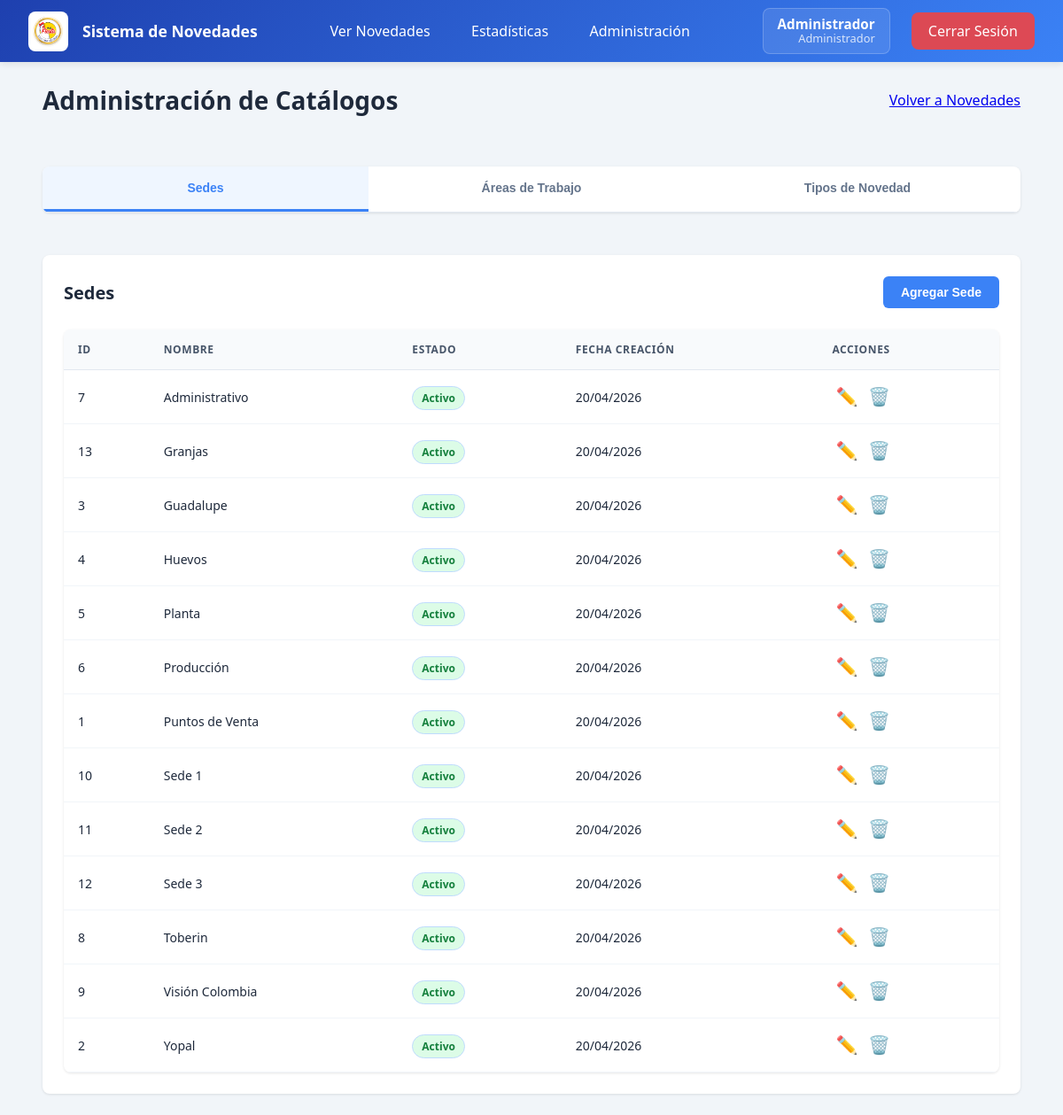
Page /admin (signed in) on the committed database.
### tables this page shows
CREATE TABLE IF NOT EXISTS sedes (
    id INT AUTO_INCREMENT PRIMARY KEY,
    nombre VARCHAR(100) NOT NULL UNIQUE,
    activo TINYINT(1) DEFAULT 1,
    created_at TIMESTAMP DEFAULT CURRENT_TIMESTAMP
);

### app/Controllers/AdminController.php (called while the page is built, shortened)
<?php
class AdminController extends Controller {
    public function index() {
        $sedeModel = new Sede();
        $areaModel = new AreaTrabajo();
        $tipoNovedadModel = new TipoNovedad();
        $data = [
            'title' => 'Administración',
            'user' => $this->getUser(),
            'sedes' => $sedeModel->getAll(false),
            'areas' => $areaModel->getAll(false),
            'tipos_novedad' => $tipoNovedadModel->getAll(false)
        ];
        $this->view('admin/index', $data);
    }
}

### app/Helpers/url_helper.php (called while the page is built, shortened)
<?php
function base_url($path = '') {
    $base = rtrim(dirname($_SERVER['SCRIPT_NAME']), '/');
    return $base . '/' . ltrim($path, '/');
}
function asset_url($path = '') {
    return base_url('assets/' . ltrim($path, '/'));
}

### app/Models/Sede.php (called while the page is built, shortened)
<?php
class Sede {
    private $db;
    public function __construct() {
        $this->db = Database::getInstance()->getConnection();
    }
    public function getAll($soloActivos = true) {
        $sql = "SELECT * FROM sedes";
        $sql .= " ORDER BY nombre ASC";
        $stmt = $this->db->query($sql);
        return $stmt->fetchAll();
    }
}

### app/Core/Database.php (called while the page is built, shortened)
<?php
class Database {
    private static $instance = null;
    private $connection;
    private function __construct() {
        $config = require CONFIG_PATH . '/config.php';
        $db = $config['database'];
        try {
            $dsn = "mysql:host={$db['host']};dbname={$db['database']};charset={$db['charset']}";
            $this->connection = new PDO($dsn, $db['username'], $db['password'], [
                PDO::ATTR_ERRMODE => PDO::ERRMODE_EXCEPTION,
                PDO::ATTR_DEFAULT_FETCH_MODE => PDO::FETCH_ASSOC,
                PDO::ATTR_EMULATE_PREPARES => false
            ]);
        } catch (PDOException $e) {
            die("Error de conexión a la base de datos: " . $e->getMessage());
        }
    }
    public static function getInstance() {
        if (self::$instance === null) {
            self::$instance = new self();
        }
        return self::$instance;
    }
    public function getConnection() {
        return $this->connection;
    }
}

### app/Views/admin/index.php (the view, shortened to what this page needs)
<?php $css_files = []; require_once APP_PATH . '/Views/layouts/header.php'; ?>
<body class="simple-layout">
<?php require_once APP_PATH . '/Views/layouts/navbar.php'; ?>
<main class="app-main">
    <div class="page-header">
        <h1>Administración de Catálogos</h1>
        <a href="<?php echo base_url('novedades'); ?>" class="btn-secondary">Volver a Novedades</a>
    </div>
    <div class="tabs-container">
        <div class="tabs">
            <button class="tab-btn active" onclick="showTab('sedes')">Sedes</button>
            <button class="tab-btn" onclick="showTab('areas')">Áreas de Trabajo</button>
            <button class="tab-btn" onclick="showTab('tipos')">Tipos de Novedad</button>
        </div>
    </div>
    <div id="tab-sedes" class="tab-content active">
        <div class="admin-section">
            <div class="section-header">
                <h2>Sedes</h2>
                <button class="btn-primary" onclick="showModal('modal-crear-sede')">Agregar Sede</button>
            </div>
            <div class="table-container">
                <table class="data-table">
                    <thead>
                        <tr>
                            <th>ID</th>
                            <th>Nombre</th>
                            <th>Estado</th>
                            <th>Fecha Creación</th>
                            <th>Acciones</th>
                        </tr>
                    </thead>
                    <tbody>
                        <?php foreach ($sedes as $sede): ?>
                        <tr>
                            <td><?php echo $sede['id']; ?></td>
                            <td><?php echo htmlspecialchars($sede['nombre']); ?></td>
                            <td>
                                <?php if ($sede['activo']): ?>
                                    <span class="badge badge-success">Activo</span>
                                <?php else: ?>
                                    <span class="badge badge-error">Inactivo</span>
                                <?php endif; ?>
                            </td>
                            <td><?php echo date('d/m/Y', strtotime($sede['created_at'])); ?></td>
                            <td>
                                <button class="btn-icon" onclick="editarSede(<?php echo htmlspecialchars(json_encode($sede)); ?>)" title="Editar">✏️</button>
                                <button class="btn-icon" onclick="eliminarSede(<?php echo $sede['id']; ?>)" title="Eliminar">🗑️</button>
                            </td>
                        </tr>
                        <?php endforeach; ?>
                    </tbody>
                </table>
            </div>
        </div>
    </div>
</main>
<?php require_once APP_PATH . '/Views/layouts/footer.php'; ?>

### public/index.php (shortened to what this page needs)
<?php
spl_autoload_register(function ($class) {
    $file = APP_PATH . '/' . str_replace('\\', '/', $class) . '.php';
});
require_once APP_PATH . '/Helpers/url_helper.php';
$request_uri = $_SERVER['REQUEST_URI'];
$base_path = str_replace('/index.php', '', $_SERVER['SCRIPT_NAME']);
$path = str_replace($base_path, '', parse_url($request_uri, PHP_URL_PATH));
$path = trim($path, '/');
$routes = [
    '' => ['controller' => 'Controllers\AuthController', 'method' => 'login'],
    'login' => ['controller' => 'Controllers\AuthController', 'method' => 'login'],
    'logout' => ['controller' => 'Controllers\AuthController', 'method' => 'logout'],
    'novedades/crear' => ['controller' => 'Controllers\NovedadController', 'method' => 'crear'],
    'novedades/guardar' => ['controller' => 'Controllers\NovedadController', 'method' => 'guardar'],
    'novedades' => ['controller' => 'Controllers\NovedadController', 'method' => 'index'],
    'estadisticas' => ['controller' => 'Controllers\NovedadController', 'method' => 'estadisticas'],
    'admin' => ['controller' => 'Controllers\AdminController', 'method' => 'index'],
    'admin/crearSede' => ['controller' => 'Controllers\AdminController', 'method' => 'crearSede'],
    'admin/actualizarSede' => ['controller' => 'Controllers\AdminController', 'method' => 'actualizarSede'],
    'admin/eliminarSede' => ['controller' => 'Controllers\AdminController', 'method' => 'eliminarSede'],
    'admin/crearArea' => ['controller' => 'Controllers\AdminController', 'method' => 'crearArea'],
    'admin/actualizarArea' => ['controller' => 'Controllers\AdminController', 'method' => 'actualizarArea'],
    'admin/eliminarArea' => ['controller' => 'Controllers\AdminController', 'method' => 'eliminarArea'],
    'admin/crearTipoNovedad' => ['controller' => 'Controllers\AdminController', 'method' => 'crearTipoNovedad'],
    'admin/actualizarTipoNovedad' => ['controller' => 'Controllers\AdminController', 'method' => 'actualizarTipoNovedad'],
    'admin/eliminarTipoNovedad' => ['controller' => 'Controllers\AdminController', 'method' => 'eliminarTipoNovedad'],
];
if (isset($routes[$path])) {
    $route = $routes[$path];
    $controller = new $route['controller']();
    $method = $route['method'];
    $controller->$method();
} else {
    http_response_code(404);
    echo "Página no encontrada";
}

### app/Core/Controller.php (shortened to what this page needs)
<?php
class Controller {
    protected function view($view, $data = []) {
        extract($data);
        $viewFile = APP_PATH . '/Views/' . $view . '.php';
        if (file_exists($viewFile)) {
            require_once $viewFile;
        } else {
            die("Vista no encontrada: $view");
        }
    }
    protected function getUser() {
        return $_SESSION['user'] ?? null;
    }
}

### app/Views/layouts/header.php (shortened to what this page needs)
<!DOCTYPE html>
<html lang="es">
<head>
    <link rel="stylesheet" href="<?php echo asset_url('css/style.css'); ?>?v=<?php echo time(); ?>">
</head>
<body>

### app/Views/layouts/navbar.php (shortened to what this page needs)
<nav class="navbar-simple">
    <div class="nav-container">
        <div class="nav-brand">
            <img src="<?php echo asset_url('img/logo-pollo-fiesta.png'); ?>" alt="Pollo Fiesta" class="nav-logo">
            <span class="brand-name">Sistema de Novedades</span>
        </div>
        <div class="nav-center">
            <a href="<?php echo base_url('novedades'); ?>" class="nav-link">Ver Novedades</a>
            <?php if (isset($_SESSION['user']) && $_SESSION['user']['rol'] === 'admin'): ?>
                <a href="<?php echo base_url('estadisticas'); ?>" class="nav-link">Estadísticas</a>
                <a href="<?php echo base_url('admin'); ?>" class="nav-link">Administración</a>
            <?php endif; ?>
        </div>
        <div class="nav-actions">
            <?php if (isset($_SESSION['user'])): ?>
                <div class="user-info">
                    <div class="user-details">
                        <span class="user-name"><?php echo htmlspecialchars($_SESSION['user']['nombre']); ?></span>
                        <span class="user-role"><?php echo htmlspecialchars($_SESSION['user']['cargo'] ?? ($_SESSION['user']['rol'] === 'admin' ? 'Administrador' : 'Jefe')); ?></span>
                    </div>
                </div>
            <?php endif; ?>
            <a href="<?php echo base_url('logout'); ?>" class="btn-logout-nav">Cerrar Sesión</a>
        </div>
    </div>
</nav>

### app/Views/layouts/footer.php (shortened to what this page needs)
</body>
</html>

### public/assets/css/style.css (style rules this page uses)
*,*::before,*::after { box-sizing: border-box; }
body { margin: 0; font-family: 'Segoe UI', system-ui, sans-serif; background: #f1f5f9; color: #0f172a; }
.app-main { flex: 1; padding: 1.5rem 3rem; display: flex; flex-direction: column; gap: 1.5rem; max-width: 100%; margin: 0 auto; width: 100%; }
.badge { display: inline-flex; align-items: center; padding: 0.2rem 0.6rem; border-radius: 999px; font-size: 0.75rem; font-weight: 500; background: #eff6ff; color: #2563eb; border: 1px solid #bfdbfe; margin-top: 0.2rem; }
.page-header { display: flex; justify-content: space-between; align-items: center; margin-bottom: 2rem; }
.page-header h1 { font-size: 1.75rem; font-weight: 600; color: #1e293b; margin: 0; }
.btn-primary { padding: 0.625rem 1.25rem; background: #3b82f6; color: #ffffff; border: none; border-radius: 6px; font-weight: 600; font-size: 0.875rem; text-decoration: none; display: inline-flex; align-items: center; gap: 0.5rem; transition: all 0.15s ease; }
.table-container { background: #ffffff; border-radius: 8px; box-shadow: 0 1px 3px rgba(0, 0, 0, 0.1); overflow: hidden; }
.data-table { width: 100%; border-collapse: collapse; }
.data-table thead { background: #f8fafc; }
.data-table th { padding: 0.875rem 1rem; text-align: left; font-size: 0.75rem; font-weight: 600; color: #475569; text-transform: uppercase; letter-spacing: 0.05em; border-bottom: 1px solid #e2e8f0; }
.data-table td { padding: 0.875rem 1rem; font-size: 0.875rem; color: #1e293b; border-bottom: 1px solid #f1f5f9; }
.badge { display: inline-flex; align-items: center; padding: 0.25rem 0.625rem; border-radius: 999px; font-size: 0.75rem; font-weight: 600; }
.badge-success { background: #dcfce7; color: #15803d; }
.btn-icon { background: none; border: none; font-size: 1.25rem; cursor: pointer; padding: 0.25rem; transition: transform 0.15s ease; }
.tabs-container { background: #ffffff; border-radius: 8px; box-shadow: 0 1px 3px rgba(0, 0, 0, 0.1); margin-bottom: 1.5rem; overflow: hidden; }
.tabs { display: flex; border-bottom: 1px solid #e2e8f0; }
.tab-btn { flex: 1; padding: 1rem; background: none; border: none; border-bottom: 3px solid transparent; font-size: 0.875rem; font-weight: 600; color: #64748b; cursor: pointer; transition: all 0.15s ease; }
.tab-btn.active { color: #3b82f6; border-bottom-color: #3b82f6; background: #eff6ff; }
.tab-content { display: none; }
.tab-content.active { display: block; }
.admin-section { background: #ffffff; border-radius: 8px; box-shadow: 0 1px 3px rgba(0, 0, 0, 0.1); padding: 1.5rem; }
.section-header { display: flex; justify-content: space-between; align-items: center; margin-bottom: 1.5rem; }
.section-header h2 { font-size: 1.25rem; font-weight: 600; color: #1e293b; margin: 0; }

### app/Views/layouts/navbar.php (style rules this page uses)
.navbar-simple { background: linear-gradient(135deg, #1e40af 0%, #3b82f6 100%); box-shadow: 0 2px 8px rgba(0,0,0,0.1); position: sticky; top: 0; z-index: 1000; }
.nav-container { max-width: 1400px; margin: 0 auto; padding: 0 2rem; display: flex; align-items: center; justify-content: space-between; min-height: 70px; gap: 2rem; }
.nav-brand { display: flex; align-items: center; gap: 1rem; flex-shrink: 0; }
.nav-logo { width: 45px; height: 45px; object-fit: contain; background: white; border-radius: 8px; padding: 4px; }
.brand-name { font-size: 1.1rem; font-weight: 600; color: white; white-space: nowrap; }
.nav-center { display: flex; gap: 0.5rem; flex: 1; justify-content: center; }
.nav-link { color: white; text-decoration: none; padding: 0.6rem 1.2rem; border-radius: 8px; font-weight: 500; transition: all 0.2s; white-space: nowrap; }
.nav-actions { display: flex; align-items: center; gap: 1.5rem; flex-shrink: 0; }
.user-info { display: flex; align-items: center; gap: 0.75rem; padding: 0.5rem 1rem; background: rgba(255, 255, 255, 0.1); border-radius: 8px; border: 1px solid rgba(255, 255, 255, 0.2); }
.user-details { display: flex; flex-direction: column; align-items: flex-end; }
.user-name { color: white; font-weight: 600; font-size: 0.95rem; line-height: 1.2; }
.user-role { color: rgba(255, 255, 255, 0.8); font-size: 0.8rem; line-height: 1.2; }
.btn-logout-nav { background: rgba(239, 68, 68, 0.9); color: white; padding: 0.6rem 1.2rem; border-radius: 8px; text-decoration: none; font-weight: 500; transition: all 0.2s; white-space: nowrap; }

### rows in the picture
sedes: id "7", nombre "Administrativo", activo "Activo", created_at "20/04/2026"
sedes: id "13", nombre "Granjas", activo "Activo", created_at "20/04/2026"
sedes: id "3", nombre "Guadalupe", activo "Activo", created_at "20/04/2026"
sedes: id "4", nombre "Huevos", activo "Activo", created_at "20/04/2026"
sedes: id "5", nombre "Planta", activo "Activo", created_at "20/04/2026"
sedes: id "6", nombre "Producción", activo "Activo", created_at "20/04/2026"
sedes: id "1", nombre "Puntos de Venta", activo "Activo", created_at "20/04/2026"
sedes: id "10", nombre "Sede 1", activo "Activo", created_at "20/04/2026"
sedes: id "11", nombre "Sede 2", activo "Activo", created_at "20/04/2026"
sedes: id "12", nombre "Sede 3", activo "Activo", created_at "20/04/2026"
sedes: id "8", nombre "Toberin", activo "Activo", created_at "20/04/2026"
sedes: id "9", nombre "Visión Colombia", activo "Activo", created_at "20/04/2026"
sedes: id "2", nombre "Yopal", activo "Activo", created_at "20/04/2026"

### other values in the picture
$_SESSION['user']['nombre'] "Administrador"
$_SESSION['user']['cargo'] "Administrador"
